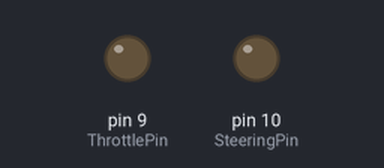
Bench run of a sketch on a simulated Arduino Uno, built with avr-gcc and run on an emulated ATmega328P. Shown: output pins drawn as LEDs (lit = HIGH). What the sketch prints to the serial monitor is not drawn.

Above: at 1.05 s.
Timing chart, 0 to 20.5 s (numbered marks = the images above):
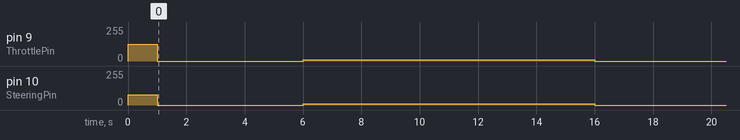

Measured:
- by itself, pin 9 (ThrottlePin), pin 10 (SteeringPin): alternates 10/255 for 10.0 s and 0/255 for 5.0 s

The sketch:

LP_filter_old.ino
```cpp
/*
 * Old communication program when LP-filter was used
 *
 */


//Which pins on the arduino that are used to control the transmitter
const int ThrottlePin = 9;
const int SteeringPin = 10;

//Some testing variables
//NOT TESTED SOME OF THE VALUES MIGHT RESULT IN TO HIGH VOLTAGES RESULTING IN DAMGING THE TRANSMITTER
const byte TP_val_init = 125;          // value output to the PWM pin 0-255. Sets the dutycycle
const byte SP_val_init = 76;
const byte TP_val_zero = 0;
const byte SP_val_zero = 0;
const byte TP_val_high = 255;
const byte SP_val_high = 255;
const byte TP_val_low = 10;
const byte SP_val_low = 10;

byte TP_val;
byte SP_val;
byte prev_TP_val = 255;
byte prev_SP_val= 255;


//Setup
void setup()
{

  Serial.begin(115200);
  //Serial.begin(9600);

  // set the potentiometer pins as outputs:
  pinMode(ThrottlePin, OUTPUT);
  pinMode(SteeringPin, OUTPUT);

  // reset all pins to "zero"
  analogWrite(ThrottlePin , TP_val_init);
  analogWrite(SteeringPin, SP_val_init);

  delay(1000);
  Serial.println("Setup complete");
}

//Main Loop
void loop()
{
 test();
}

void test(){

  analogWrite(ThrottlePin , TP_val_zero);
  analogWrite(SteeringPin, SP_val_zero);
  Serial.println("Output set to zero");
  delay(5000);

  analogWrite(ThrottlePin , TP_val_low);
  analogWrite(SteeringPin, SP_val_low);
  Serial.println("Output set to low");
  delay(5000);

  analogWrite(ThrottlePin , TP_val_low);
  analogWrite(SteeringPin, SP_val_low);
  Serial.println("Steering set to high");
  delay(5000);
}


//from old project
void program(){
 //Read Buffer
  if (Serial.available()==2)
  {
    TP_val = Serial.read();
    SP_val = Serial.read();

    if (TP_val != prev_TP_val || SP_val != prev_SP_val)
    {
      analogWrite(ThrottlePin, TP_val);
      analogWrite(SteeringPin, SP_val);
      TP_val = prev_TP_val;
      SP_val = prev_SP_val;
    }
  }
}
```
